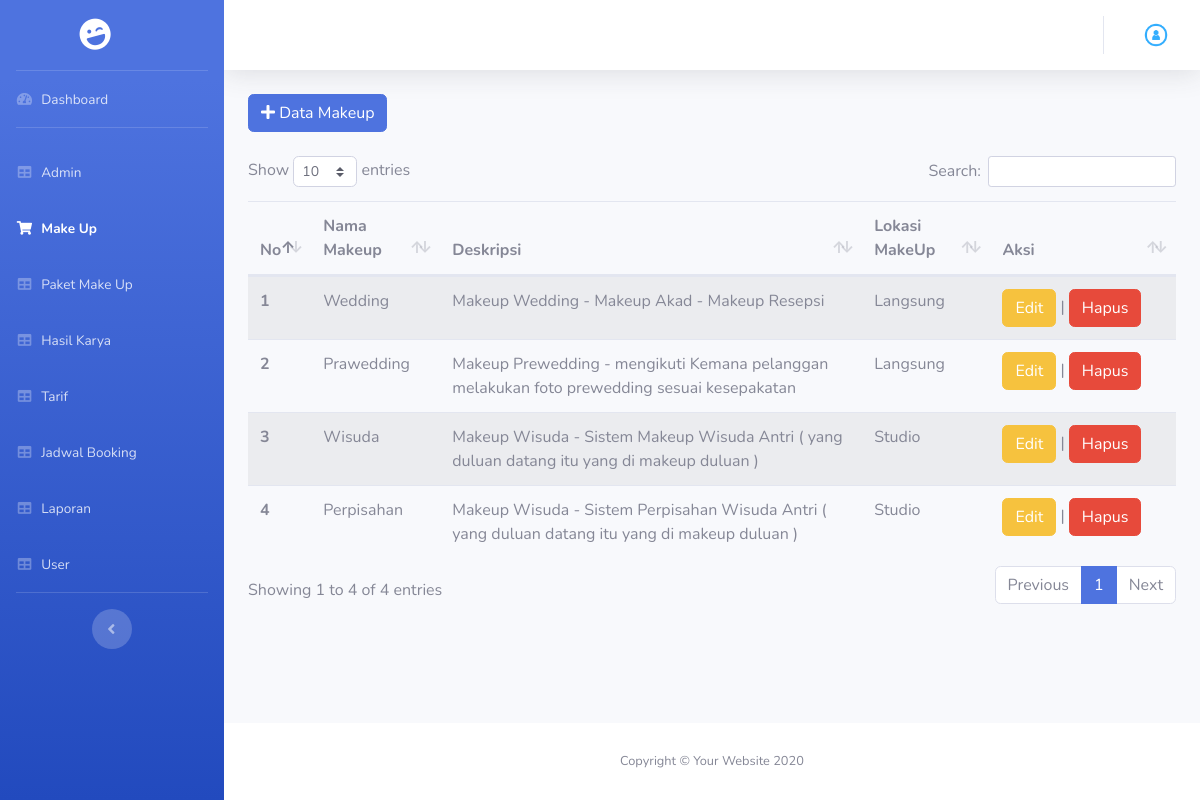
Page /index.php/admin/makeup on the committed database.
### tables this page shows
CREATE TABLE `tb_makeup` (
  `id_makeup` int(11) NOT NULL,
  `nm_makeup` varchar(50) NOT NULL,
  `deskripsi` text NOT NULL,
  `lokasi_makeup` varchar(50) NOT NULL
);

### application/core/MY_Controller.php (called while the page is built, shortened)
<?php
class MY_Controller extends CI_Controller
{
	public function view_backend($view, $data = null)
	{
		$this->load->view('admin/templateBackend/header');
		$this->load->view('admin/templateBackend/sidebar');
		$this->load->view($view, $data);
		$this->load->view('admin/templateBackend/footer');
	}
}

### application/controllers/admin/Makeup.php (called while the page is built, shortened)
<?php
class Makeup extends MY_Controller
{
  public function index()
  {
    $data['makeup'] = $this->makeupModel->getAll();
    $this->view_backend('admin/makeup/makeup', $data);
  }
}

### index.php (called while the page is built, shortened)
<?php
require_once BASEPATH.'core/CodeIgniter.php';

### application/models/Backend/Makeup_Model.php (called while the page is built, shortened)
<?php defined('BASEPATH') or exit('No direct script access allowed');
class Makeup_Model extends CI_Model
{
	private $_table = "tb_makeup";
	public function getAll()
	{
		return $this->db->get($this->_table)->result();
	}
}

### application/views/admin/makeup/makeup.php (the view, shortened to what this page needs)
<div class="container">
	<div class="mb-4">
		<button data-toggle="modal" data-target="#tambah" class="btn btn-primary"><i class="fas fa-plus"></i> Data Makeup</button>
	</div>
	<table class="table table-striped" id="dataTable">
		<thead>
			<tr>
				<th scope="col">No</th>
				<th scope="col">Nama Makeup</th>
				<th scope="col">Deskripsi</th>
				<th scope="col">Lokasi MakeUp</th>
				<th scope="col">Aksi</th>
			</tr>
		</thead>
		<tbody>
			<?php
			foreach ($makeup as $no => $mu) {
			?>
				<tr>
					<th scope="row"><?php echo $no + 1; ?></th>
					<td><?php echo $mu->nm_makeup ?></td>
					<td><?php echo $mu->deskripsi ?></td>
					<td><?php echo $mu->lokasi_makeup ?></td>
					<td style="width: 20%;"><a href="<?php echo base_url('admin/makeup_edit/') . $mu->id_makeup ?>" class="btn btn-warning">Edit</a> | <a href="<?php echo base_url('admin/makeup_hapus/') . $mu->id_makeup ?>" class="btn btn-danger">Hapus</a></td>
				</tr>
			<?php } ?>
		</tbody>
	</table>
</div>

### rows in the picture
tb_makeup: nm_makeup "Wedding", deskripsi "Makeup Wedding - Makeup Akad - Makeup Resepsi", lokasi_makeup "Langsung"
tb_makeup: nm_makeup "Prawedding", deskripsi "Makeup Prewedding - mengikuti Kemana pelanggan melakukan foto prewedding sesuai kesepakatan", lokasi_makeup "Langsung"
tb_makeup: nm_makeup "Wisuda", deskripsi "Makeup Wisuda - Sistem Makeup Wisuda Antri ( yang duluan datang itu yang di makeup duluan )", lokasi_makeup "Studio"
tb_makeup: nm_makeup "Perpisahan", deskripsi "Makeup Wisuda - Sistem Perpisahan Wisuda Antri ( yang duluan datang itu yang di makeup duluan )", lokasi_makeup "Studio"
